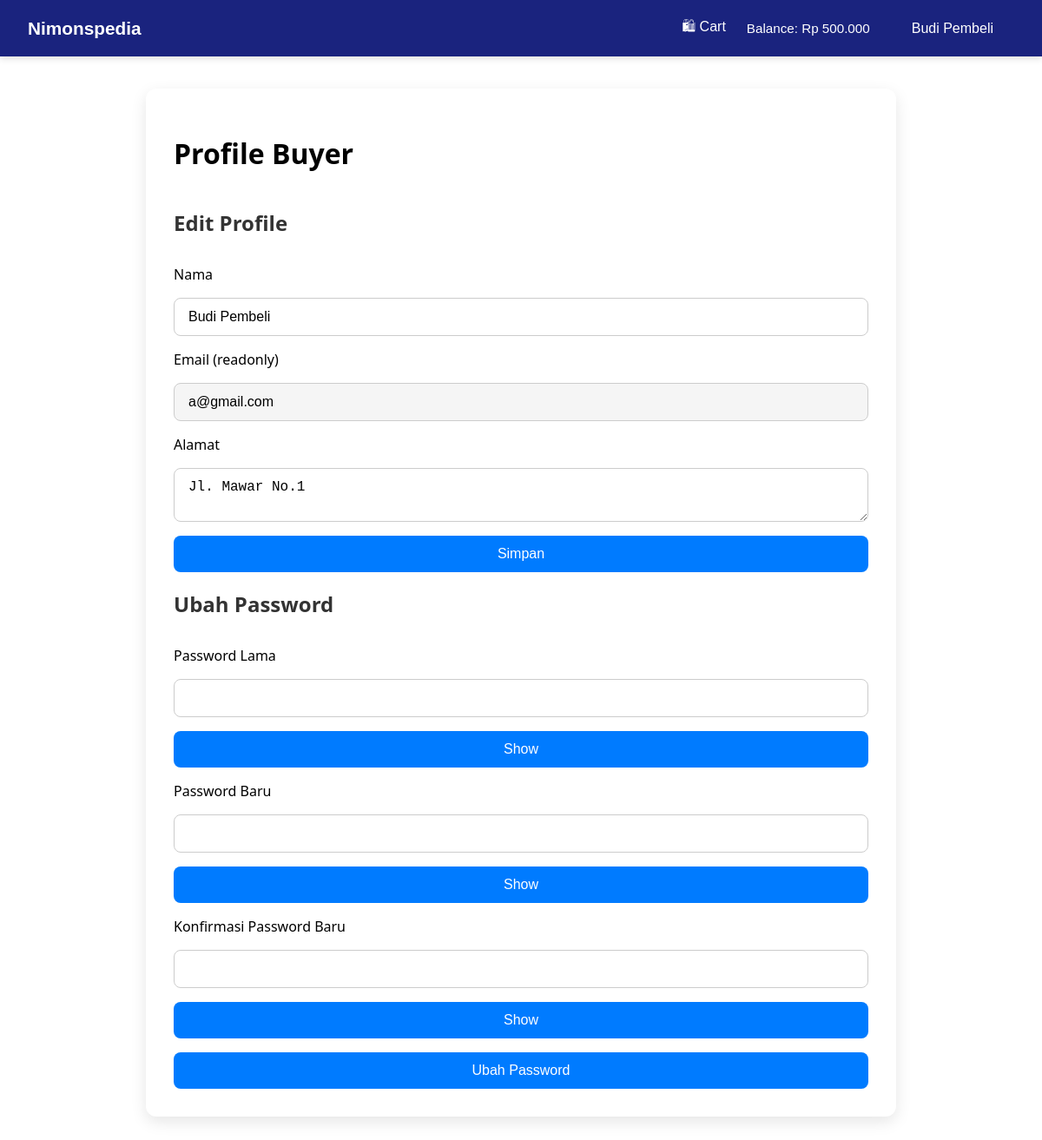
/php/src/public/buyer/profile.php (signed in), run on an earlier commit of the app's database.
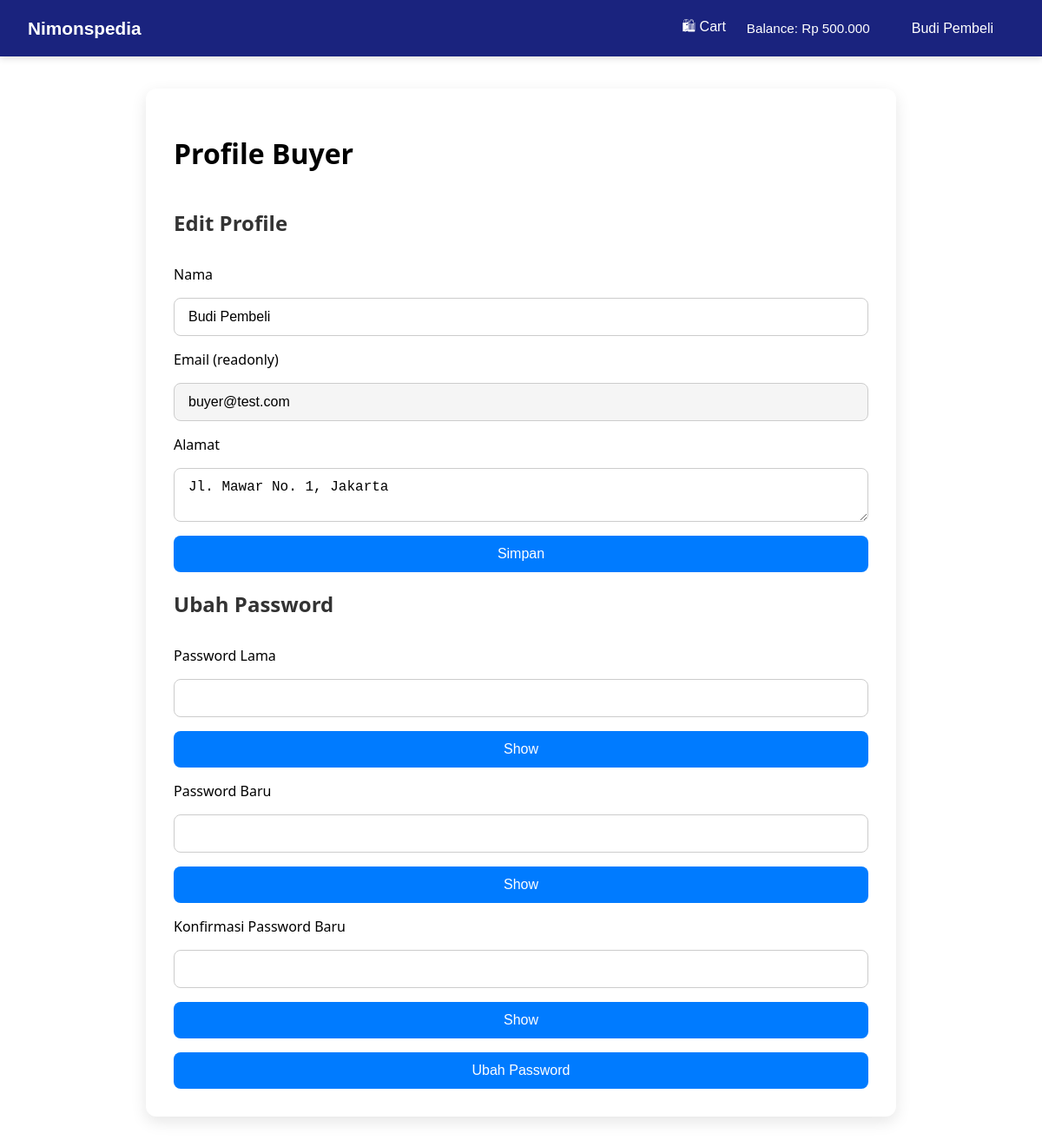
And on a later commit of the database.
### tables this page shows
CREATE TABLE IF NOT EXISTS users (
    user_id INT AUTO_INCREMENT PRIMARY KEY,
    email VARCHAR(255) NOT NULL UNIQUE,
    password VARCHAR(255) NOT NULL,
    role ENUM('BUYER', 'SELLER') NOT NULL,
    name VARCHAR(100) NOT NULL,
    address TEXT,
    balance INT DEFAULT 0,
    created_at DATETIME DEFAULT CURRENT_TIMESTAMP,
    updated_at DATETIME DEFAULT CURRENT_TIMESTAMP ON UPDATE CURRENT_TIMESTAMP
);

### php/src/app/controllers/profileController.php (called while the page is built, shortened)
<?php
require_once __DIR__ . '/../models/user.php';
class ProfileController {
    private $userModel;
    private $userId;
    public function __construct($db, $userId) {
        $this->userModel = new User($db);
        $this->userId = $userId;
    }
    public function getUser() {
        return $this->userModel->findById($this->userId);
    }
}

### php/src/app/models/user.php (called while the page is built, shortened)
<?php
class User {
    private mysqli $conn;
    private string $table = "users";
    public function __construct(mysqli $db) {
        $this->conn = $db;
    }
    public function findById($id): ?array {
        $query = "SELECT * FROM {$this->table} WHERE user_id = ?";
        $stmt = $this->conn->prepare($query);
        $stmt->bind_param("i", $id);
        $stmt->execute();
        $result = $stmt->get_result();
        return $result->fetch_assoc() ?: null;
    }
}

### php/src/public/buyer/profile.php (the view, shortened to what this page needs)
<?php
include_once(__DIR__ . '/../../app/config/db.php');
include_once(__DIR__ . '/../../app/controllers/profileController.php');
$controller = new App\Controllers\ProfileController($conn, $_SESSION['user_id']);
$user = $controller->getUser();
?>
<!DOCTYPE html>
<html lang="en">
<head>
<link rel="stylesheet" href="../assets/css/profile.css">
<link rel="stylesheet" href="../assets/css/popup.css">
<link rel="stylesheet" href="../assets/css/password.css">
</head>
    <body>
    <?php include_once(__DIR__ . '/../../app/components/navbar.php'); ?>
    <div class="container">
        <h1>Profile Buyer</h1>
        <form method="POST" id="profile-form">
            <h2>Edit Profile</h2>
            <label>Nama</label>
            <input type="text" name="name" value="<?= htmlspecialchars($user['name']) ?>" required>
            <label>Email (readonly)</label>
            <input type="email" value="<?= htmlspecialchars($user['email']) ?>" readonly>
            <label>Alamat</label>
            <textarea name="address" required><?= htmlspecialchars($user['address']) ?></textarea>
            <button type="submit" name="update_profile">Simpan</button>
        </form>
        <form method="POST" id="password-form">
            <h2>Ubah Password</h2>
            <label>Password Lama</label>
            <input type="password" name="old_password" required>
            <label>Password Baru</label>
            <input type="password" name="new_password" required>
            <label>Konfirmasi Password Baru</label>
            <input type="password" name="confirm_password" required>
            <button type="submit" name="change_password">Ubah Password</button>
        </form>
    </div>
    </body>
</html>

### php/src/app/components/navbar.php (shortened to what this page needs)
<?php
$role = $_SESSION['role'] ?? null;
$name = $_SESSION['name'] ?? 'Guest';
$balance = $_SESSION['balance'] ?? 0;
?>
<link rel="stylesheet" href="/assets/css/navbar.css">
<nav>
    <div class="nav-left">
        <?php if ($role === 'SELLER'): ?>
        <a href="/seller/dashboard.php">Nimonspedia</a>
        <?php elseif ($role === 'BUYER'): ?>
        <a href="/buyer/dashboard.php">Nimonspedia</a>
        <?php else: ?>
        <a href="/index.php">Nimonspedia</a>
        <?php endif; ?>
    </div>
    <div class="nav-right">
        <?php if (!$role): ?>
            <a href="/buyer/dashboard.php">Home</a>
            <a href="/authentication/login.php">Login</a>
            <a href="/authentication/register_role.php">Daftar</a>
        <?php elseif ($role === 'BUYER'): ?>
            <a href="/buyer/cart.php" class="cart">
                🛍 Cart
            </a>
            <a href="#" id="balance-link">
                Balance: Rp <?= number_format($balance ?? 0, 0, ',', '.') ?>
            </a>
        <div class="dropdown">
            <button id="dropdownToggle" class="dropdown-toggle"><?= htmlspecialchars($name) ?></button>
        </div>
        <?php endif; ?>
    </div>
</nav>

### php/src/public/assets/css/profile.css (style rules this page uses)
.container { max-width: 800px; margin: 2rem auto; padding: 2rem; background-color: #fff; border-radius: 12px; box-shadow: 0 6px 18px rgba(0, 0, 0, 0.1); font-family: 'Segoe UI', Tahoma, Geneva, Verdana, sans-serif; }
h2, h3 { color: #333; margin-bottom: 1rem; }
form { display: flex; flex-direction: column; gap: 1rem; }
input[type="text"], input[type="email"], input[type="password"], textarea { padding: 0.75rem 1rem; border: 1px solid #ccc; border-radius: 8px; font-size: 1rem; transition: border-color 0.2s; }
input[readonly] { background-color: #f5f5f5; cursor: not-allowed; }
button { padding: 0.75rem 1.5rem; border: none; border-radius: 8px; background-color: #007BFF; color: #fff; font-size: 1rem; cursor: pointer; transition: background-color 0.2s; }

### php/src/public/assets/css/navbar.css (style rules this page uses)
nav { background-color: #1a237e; color: white; display: flex; justify-content: space-between; align-items: center; padding: 0.8rem 2rem; font-family: Arial, sans-serif; position: fixed; top: 0; left: 0; width: 100%; height: 65px; z-index: 1000; box-shadow: 0 2px 8px rgba(0, 0, 0, 0.15); box-sizing: border-box; }
body { margin: 0; padding-top: 70px; }
.nav-left a { color: white; text-decoration: none; font-weight: bold; margin-right: 25px; font-size: 1.3rem; transition: color 0.2s; }
.nav-right { display: flex; align-items: center; gap: 1.5rem; flex-wrap: nowrap; }
.nav-right a { color: white; text-decoration: none; font-size: 1rem; transition: color 0.2s; display: flex; align-items: center; }
.cart { position: relative; display: flex; align-items: center; }
.dropdown { position: relative; display: flex; align-items: center; }
.dropdown-toggle { background: none; border: none; color: white; font-size: 1rem; cursor: pointer; display: flex; align-items: center; gap: 5px; transition: color 0.2s ease; }
#balance-link, .nav-right span { white-space: nowrap; font-weight: 500; font-size: 0.95rem; }

What changed in the data, as far as the page shows it:
changed users "Budi Pembeli": email "a@gmail.com" → "buyer@test.com"; address "Jl. Mawar No.1" → "Jl. Mawar No. 1, Jakarta"
